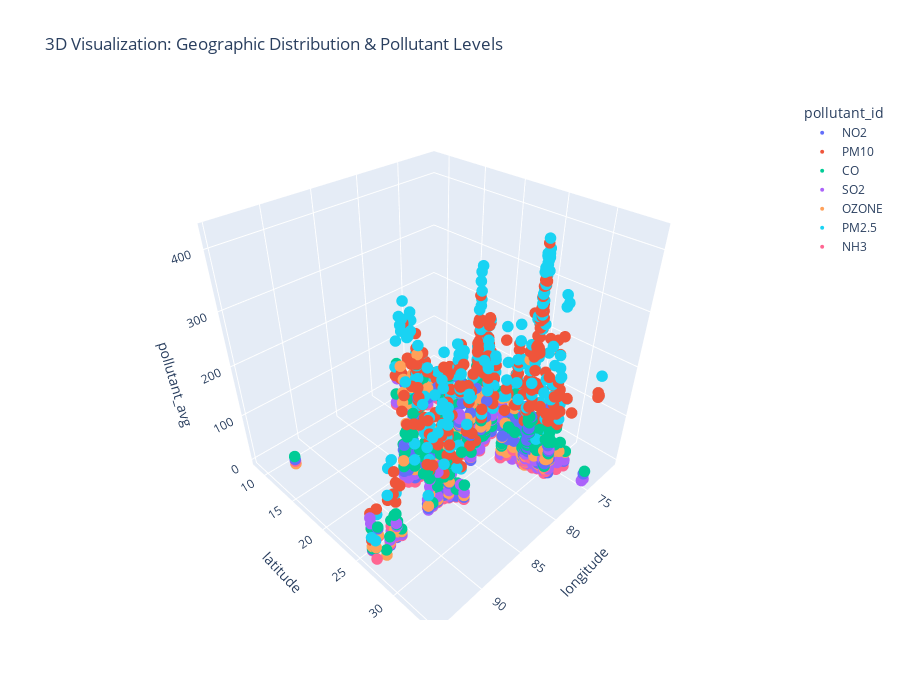

The notebook cell saved with this chart:
### Code cell
# Visualization 12: 3D Scatter Plot - Pollutant Levels across Geographic Coordinates (Plotly)
df_3d = df.dropna(subset=['latitude', 'longitude', 'pollutant_avg'])

# Sample for performance
if len(df_3d) > 2000:
    df_3d_sample = df_3d.sample(2000, random_state=42)
else:
    df_3d_sample = df_3d

fig = px.scatter_3d(df_3d_sample,
                    x='longitude',
                    y='latitude',
                    z='pollutant_avg',
                    color='pollutant_id',
                    hover_data=['city', 'state'],
                    title='3D Visualization: Geographic Distribution & Pollutant Levels',
                    height=700)

fig.update_traces(marker=dict(size=4))
fig.show()

### Figure 1 — Plotly figure (JSON) as saved in the notebook; plotly's stock layout.template omitted (floating-point values rounded to 4 significant figures; data arrays with more than 128 entries replaced by an {"elided": "..."} marker saying what was removed)
{"data": [{"customdata": {"elided": "282x2 str values"}, "hovertemplate": "pollutant_id=NO2<br>longitude=%{x}<br>latitude=%{y}<br>pollutant_avg=%{z}<br>city=%{customdata[0]}<br>state=%{customdata[1]}<extra></extra>", "legendgroup": "NO2", "marker": {"color": "#636efa", "size": 4, "symbol": "circle"}, "mode": "markers", "name": "NO2", "scene": "scene", "showlegend": true, "type": "scatter3d", "x": {"elided": "282 float values"}, "y": {"elided": "282 float values"}, "z": {"elided": "282 float values"}}, {"customdata": {"elided": "294x2 str values"}, "hovertemplate": "pollutant_id=PM10<br>longitude=%{x}<br>latitude=%{y}<br>pollutant_avg=%{z}<br>city=%{customdata[0]}<br>state=%{customdata[1]}<extra></extra>", "legendgroup": "PM10", "marker": {"color": "#EF553B", "size": 4, "symbol": "circle"}, "mode": "markers", "name": "PM10", "scene": "scene", "showlegend": true, "type": "scatter3d", "x": {"elided": "294 float values"}, "y": {"elided": "294 float values"}, "z": {"elided": "294 float values"}}, {"customdata": {"elided": "311x2 str values"}, "hovertemplate": "pollutant_id=CO<br>longitude=%{x}<br>latitude=%{y}<br>pollutant_avg=%{z}<br>city=%{customdata[0]}<br>state=%{customdata[1]}<extra></extra>", "legendgroup": "CO", "marker": {"color": "#00cc96", "size": 4, "symbol": "circle"}, "mode": "markers", "name": "CO", "scene": "scene", "showlegend": true, "type": "scatter3d", "x": {"elided": "311 float values"}, "y": {"elided": "311 float values"}, "z": {"elided": "311 float values"}}, {"customdata": {"elided": "277x2 str values"}, "hovertemplate": "pollutant_id=SO2<br>longitude=%{x}<br>latitude=%{y}<br>pollutant_avg=%{z}<br>city=%{customdata[0]}<br>state=%{customdata[1]}<extra></extra>", "legendgroup": "SO2", "marker": {"color": "#ab63fa", "size": 4, "symbol": "circle"}, "mode": "markers", "name": "SO2", "scene": "scene", "showlegend": true, "type": "scatter3d", "x": {"elided": "277 float values"}, "y": {"elided": "277 float values"}, "z": {"elided": "277 float values"}}, {"customdata": {"elided": "301x2 str values"}, "hovertemplate": "pollutant_id=OZONE<br>longitude=%{x}<br>latitude=%{y}<br>pollutant_avg=%{z}<br>city=%{customdata[0]}<br>state=%{customdata[1]}<extra></extra>", "legendgroup": "OZONE", "marker": {"color": "#FFA15A", "size": 4, "symbol": "circle"}, "mode": "markers", "name": "OZONE", "scene": "scene", "showlegend": true, "type": "scatter3d", "x": {"elided": "301 float values"}, "y": {"elided": "301 float values"}, "z": {"elided": "301 float values"}}, {"customdata": {"elided": "283x2 str values"}, "hovertemplate": "pollutant_id=PM2.5<br>longitude=%{x}<br>latitude=%{y}<br>pollutant_avg=%{z}<br>city=%{customdata[0]}<br>state=%{customdata[1]}<extra></extra>", "legendgroup": "PM2.5", "marker": {"color": "#19d3f3", "size": 4, "symbol": "circle"}, "mode": "markers", "name": "PM2.5", "scene": "scene", "showlegend": true, "type": "scatter3d", "x": {"elided": "283 float values"}, "y": {"elided": "283 float values"}, "z": {"elided": "283 float values"}}, {"customdata": {"elided": "252x2 str values"}, "hovertemplate": "pollutant_id=NH3<br>longitude=%{x}<br>latitude=%{y}<br>pollutant_avg=%{z}<br>city=%{customdata[0]}<br>state=%{customdata[1]}<extra></extra>", "legendgroup": "NH3", "marker": {"color": "#FF6692", "size": 4, "symbol": "circle"}, "mode": "markers", "name": "NH3", "scene": "scene", "showlegend": true, "type": "scatter3d", "x": {"elided": "252 float values"}, "y": {"elided": "252 float values"}, "z": {"elided": "252 float values"}}], "layout": {"height": 700, "legend": {"title": {"text": "pollutant_id"}, "tracegroupgap": 0}, "scene": {"domain": {"x": [0, 1], "y": [0, 1]}, "xaxis": {"title": {"text": "longitude"}}, "yaxis": {"title": {"text": "latitude"}}, "zaxis": {"title": {"text": "pollutant_avg"}}}, "title": {"text": "3D Visualization: Geographic Distribution & Pollutant Levels"}}}
